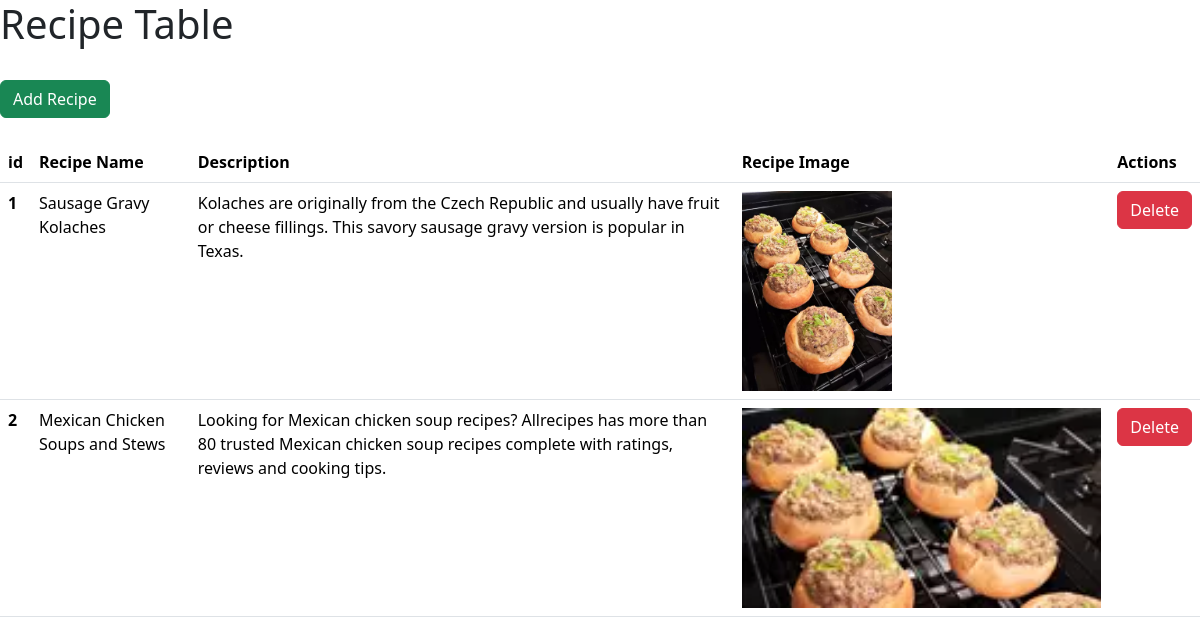
The page /render-table/ on the database as committed earlier.
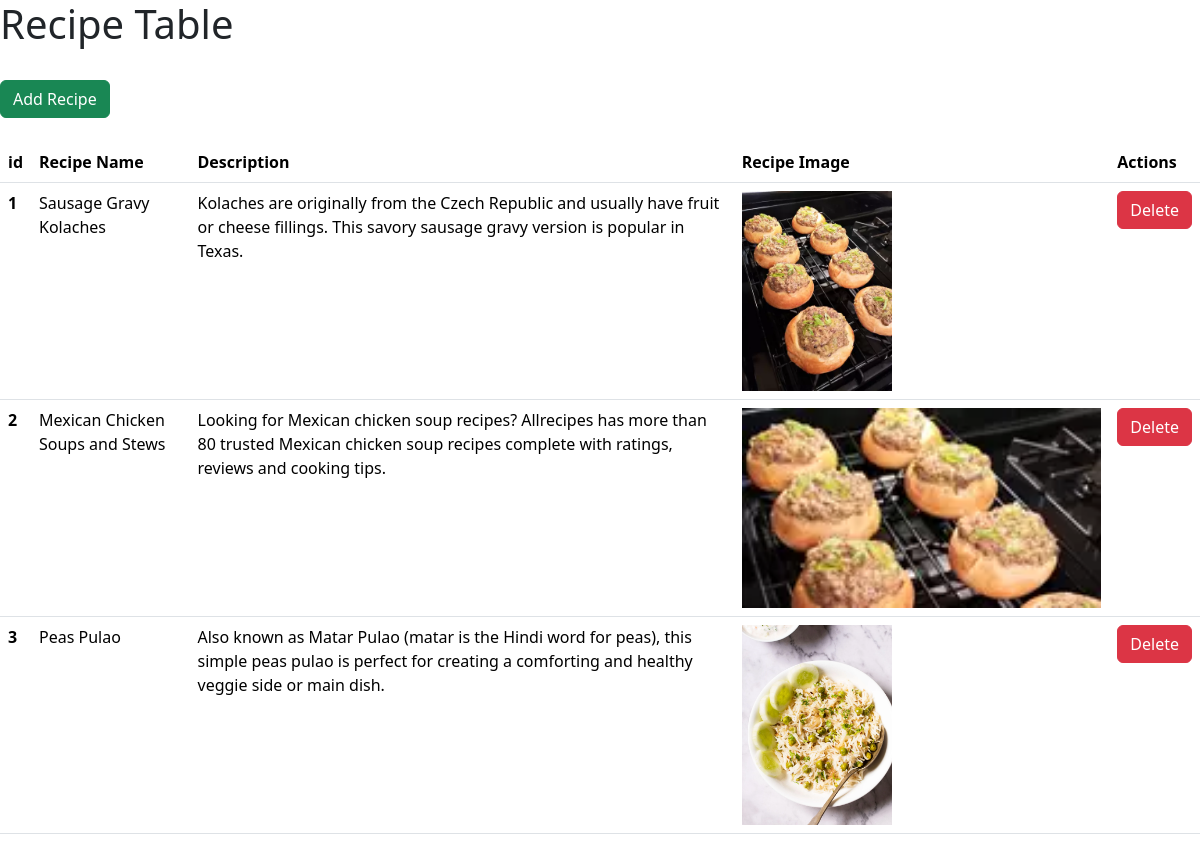
The same page on the database as committed later.
### vegeee/models.py (models this page shows)
class Recipe(models.Model):
    title = models.CharField(max_length=200)
    description = models.TextField(max_length=200)
    ingredients = models.TextField()
    instructions = models.TextField()
    recipe_image = models.ImageField(upload_to='uploads')
    def __str__(self):
        return self.title

### vegeee/views.py (the view)
# urls.py: path('render-table/', recipeTable ),
def recipeTable(request):
    all_recipe = Recipe.objects.all()
    context = {
        "all_recipe":all_recipe
    }
    print(context)
    return render(request, 'table.html', context)

### vegeee/templates/table.html
{% extends 'base.html' %} {% block start %}
<h1>Recipe Table</h1>
<br/>
<a href="/render-recipe/" class="btn btn-success" >Add Recipe</a>
<br/>
<table class="table">
  <br/>
  <thead>
    <tr>
      <th scope="col">id</th>
      <th scope="col">Recipe Name</th>
      <th scope="col">Description</th>
      <th scope="col">Recipe Image</th>
      <th scope="col">Actions</th>
    </tr>
  </thead>
  <tbody>
    {% for recipe in all_recipe%}
    <tr>
      <th scope="row">{{forloop.counter}}</th>
      <td>{{recipe.title}}</td>
      <td>{{recipe.description}}</td>
      <td><img src= "/media/{{recipe.recipe_image}}" height="200"/></td>
      <td><a href="/delete-recipe/{{recipe.id}}/" class="btn btn-danger" height="200">Delete<a/></td>
    </tr>
    {% endfor %}
  </tbody>
</table>
{% endblock %}

### home/templates/base.html (shortened to what this page needs)
<!DOCTYPE html>
<html lang="en">
<head>
    <link href="https://cdn.jsdelivr.net/npm/bootstrap@5.3.1/dist/css/bootstrap.min.css" rel="stylesheet">
</head>
<body>
    {% block start %}
    {% endblock %}
</body>
</body>
</html>

Rows that differ between the two databases and show on the page:
added Recipe: title "Peas Pulao", description "Also known as Matar Pulao (matar is the Hindi word for peas), this simple peas pulao is perfect for creating a comforting and healthy veggie side or main dish.", recipe_image (picture)
